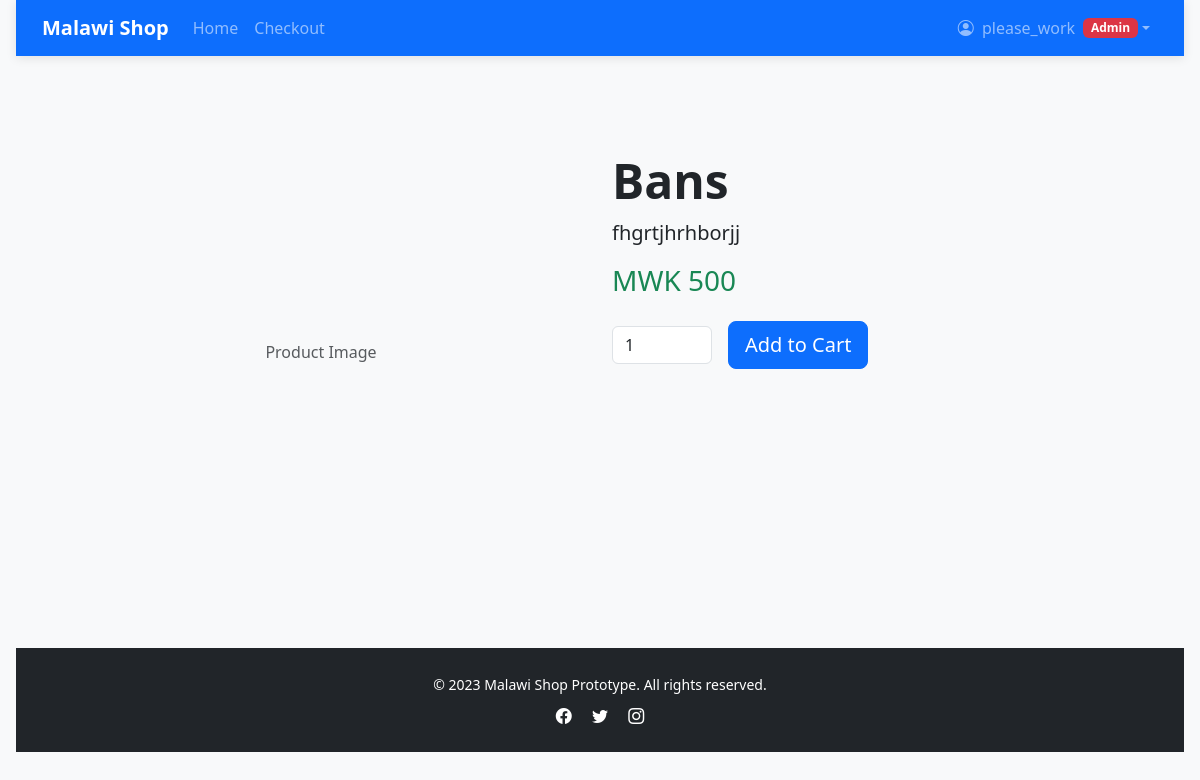
Screenshot of /p/bans/ (signed in) with the database file from the repository.
### shop/models.py (models this page shows, shortened)
class User(AbstractUser):
    CUSTOMER, VENDOR, ADMIN = 'customer', 'vendor', 'admin'
    ROLE_CHOICES = [(CUSTOMER,'Customer'),(VENDOR,'Vendor'),(ADMIN,'Admin')]
    role = models.CharField(max_length=20, choices=ROLE_CHOICES, default=CUSTOMER)
    phone_number = models.CharField(max_length=20, blank=True)
    address = models.TextField(blank=True)
    vendor_approved = models.BooleanField(default=False)

class Product(models.Model):
    vendor = models.ForeignKey(User, on_delete=models.PROTECT)
    name = models.CharField(max_length=160)
    slug = models.SlugField(unique=True)
    description = models.TextField(blank=True)
    price_mwk = models.PositiveIntegerField()
    stock_quantity = models.PositiveIntegerField(default=0)
    category = models.CharField(max_length=80)
    created_at = models.DateTimeField(auto_now_add=True)
    updated_at = models.DateTimeField(auto_now=True)

### shop/views.py (the view)
# urls.py: path('p/<slug:slug>/', product_detail, name='product_detail'),
def product_detail(request, slug):
    obj = get_object_or_404(Product, slug=slug)
    return render(request, 'product_detail.html', {'object': obj})

### templates/product_detail.html (shortened to what this page needs)
{% extends 'base.html' %}
{% block content %}
<div class="container py-5">
  <div class="row">
    <div class="col-lg-6">
      {% if object.images.all %}
        <div id="productCarousel" class="carousel slide" data-bs-ride="carousel">
          <div class="carousel-inner">
            {% for image in object.images.all %}
            <div class="carousel-item {% if forloop.first %}active{% endif %}">
              <div style="height: 400px; display: flex; align-items: center; justify-content: center; background-color: #f8f9fa;">
                <img src="{{ image.image.url }}" alt="{{ object.name }}" class="img-fluid" style="max-height: 100%; max-width: 100%;">
              </div>
            </div>
            {% endfor %}
          </div>
          {% if object.images.all.count > 1 %}
          <button class="carousel-control-prev" type="button" data-bs-target="#productCarousel" data-bs-slide="prev">
            <span class="carousel-control-prev-icon" aria-hidden="true"></span>
            <span class="visually-hidden">Previous</span>
          </button>
          <button class="carousel-control-next" type="button" data-bs-target="#productCarousel" data-bs-slide="next">
            <span class="carousel-control-next-icon" aria-hidden="true"></span>
            <span class="visually-hidden">Next</span>
          </button>
          {% endif %}
        </div>
      {% else %}
        <div class="bg-light" style="height: 400px; display: flex; align-items: center; justify-content: center;">
          <span class="text-muted">Product Image</span>
        </div>
      {% endif %}
    </div>
    <div class="col-lg-6">
      <h1 class="display-5 fw-bold">{{ object.name }}</h1>
      <p class="lead">{{ object.description }}</p>
      <h3 class="text-success mb-4">MWK {{ object.price_mwk }}</h3>
      <form method="post" action="{% url 'add_to_cart' %}" class="d-flex align-items-center">
        <input type="number" name="qty" value="1" min="1" class="form-control me-3" style="width: 100px;">
        <button class="btn btn-primary btn-lg">Add to Cart</button>
      </form>
    </div>
  </div>
</div>
{% endblock %}

### templates/base.html (shortened to what this page needs)
<!doctype html>
<html lang="en">
<head>
  <link href="https://cdn.jsdelivr.net/npm/bootstrap@5.3.0/dist/css/bootstrap.min.css" rel="stylesheet">
  <link rel="stylesheet" href="https://cdn.jsdelivr.net/npm/bootstrap-icons@1.10.0/font/bootstrap-icons.css">
  <link rel="stylesheet" href="/static/css/site.css">
</head>
<body>
  <nav class="navbar navbar-expand-lg navbar-dark bg-primary sticky-top">
    <div class="container">
      <a class="navbar-brand fw-bold" href="/">Malawi Shop</a>
      <div class="collapse navbar-collapse" id="navbarNav">
        <ul class="navbar-nav me-auto">
          <li class="nav-item">
            <a class="nav-link" href="/">Home</a>
          </li>
          <li class="nav-item">
            <a class="nav-link" href="/checkout/">Checkout</a>
          </li>
        </ul>
        <ul class="navbar-nav">
          {% if user.is_authenticated %}
          <li class="nav-item dropdown">
            <a class="nav-link dropdown-toggle d-flex align-items-center" href="#" role="button"
              data-bs-toggle="dropdown">
              <span class="me-2">
                <i class="bi bi-person-circle me-1"></i>
                {{ user.username }}
              </span>
              <span class="badge
                {% if user.role == 'vendor' %}bg-purple
                {% elif user.is_staff %}bg-danger
                {% else %}bg-success
                {% endif %}">
                {% if user.role == 'vendor' %}Vendor
                {% elif user.is_staff %}Admin
                {% else %}Customer
                {% endif %}
              </span>
            </a>
          </li>
          {% endif %}
        </ul>
      </div>
    </div>
  </nav>
  <main class="container my-5">
    {% block content %}{% endblock %}
  </main>
  <footer class="footer mt-auto">
    <div class="container text-center">
      <small>&copy; 2023 Malawi Shop Prototype. All rights reserved.</small>
      <div class="mt-2">
        <a href="#" class="text-white me-3"><i class="bi bi-facebook"></i></a>
        <a href="#" class="text-white me-3"><i class="bi bi-twitter"></i></a>
        <a href="#" class="text-white"><i class="bi bi-instagram"></i></a>
      </div>
    </div>
  </footer>
</body>
</html>

### static/css/site.css (style rules this page uses)
body { font-family: system-ui, Arial, sans-serif; margin:0; padding:0 1rem; }
button { padding:0.5rem 1rem }

### templates/base.html (style rules this page uses)
:root { --primary: #0d6efd; --secondary: #6c757d; --success: #198754; --light: #f8f9fa; --dark: #212529; }
body { background-color: #f8f9fa; padding-bottom: 3rem; }
.navbar { box-shadow: 0 2px 10px rgba(0, 0, 0, 0.1); }
.footer { background-color: var(--dark); color: white; padding: 1.5rem 0; margin-top: 3rem; }

### rows the page displays
User: username "please_work"
Product: name "Bans", description "fhgrtjhrhborjj", price_mwk "500"
